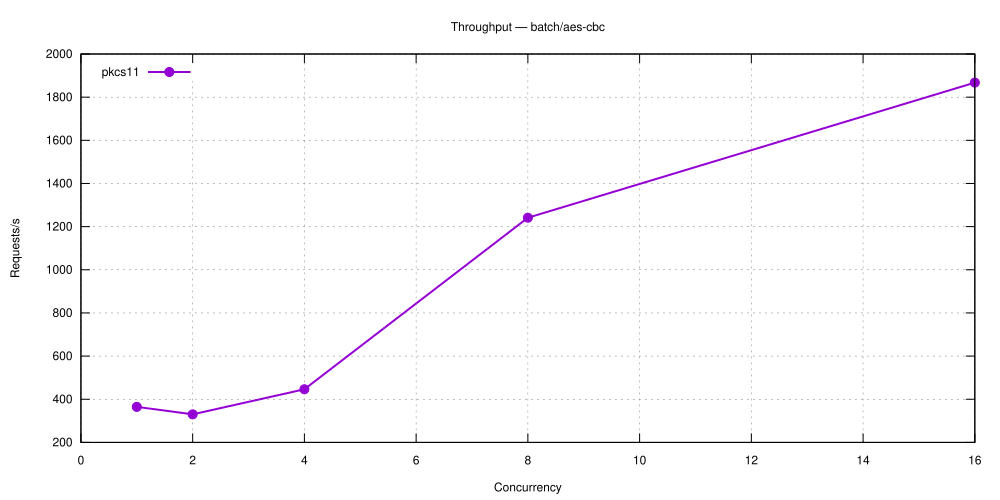

This chart was generated by the following gnuplot code:
set terminal svg size 1000,500 enhanced font 'Helvetica,12'
set output 'batch_aes-cbc.svg'
set title 'Throughput — batch/aes-cbc'
set grid
set xlabel 'Concurrency'
set ylabel 'Requests/s'
set key top left
plot 'batch_aes-cbc-5.28.0-pkcs11.dat' using 1:2 with linespoints lw 2 pt 7 title 'pkcs11'
